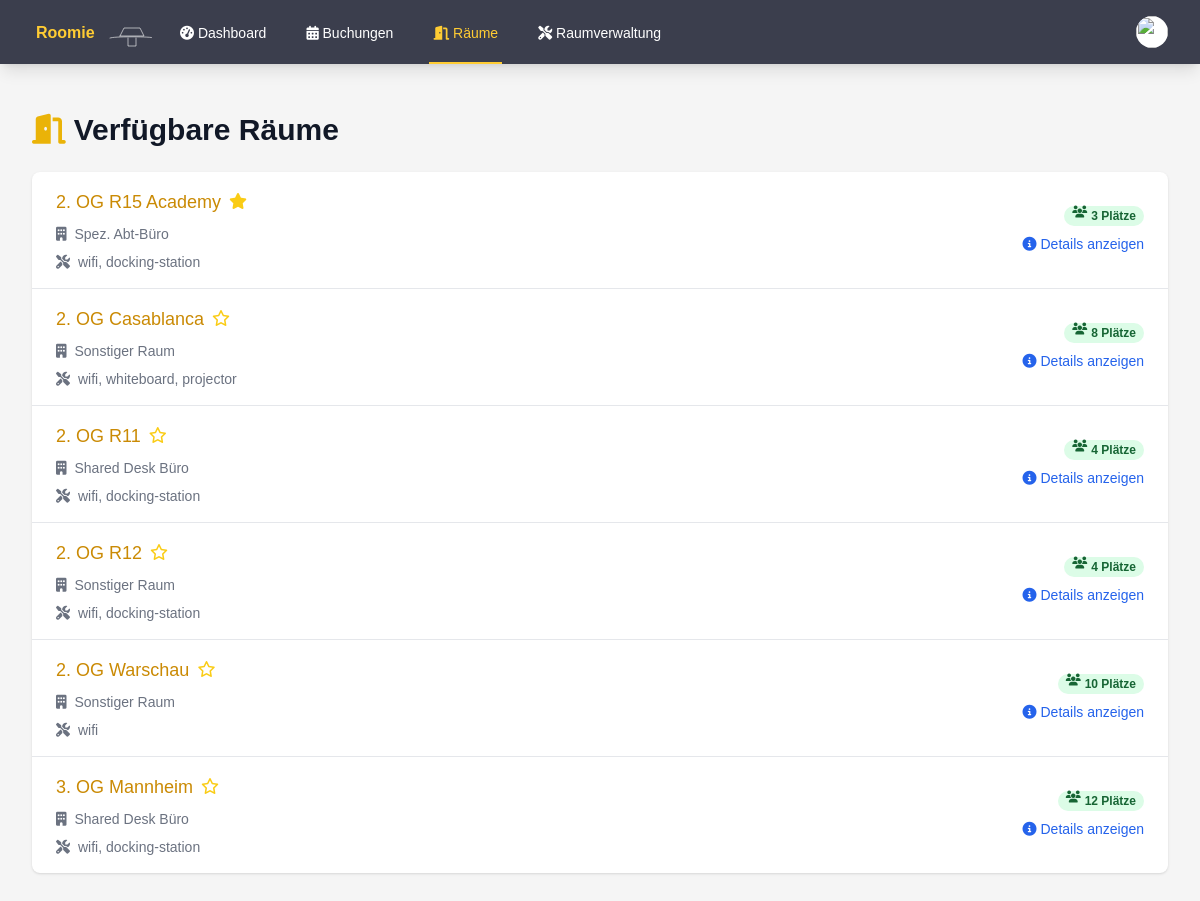
The app's page /rooms.php (signed in), older data.
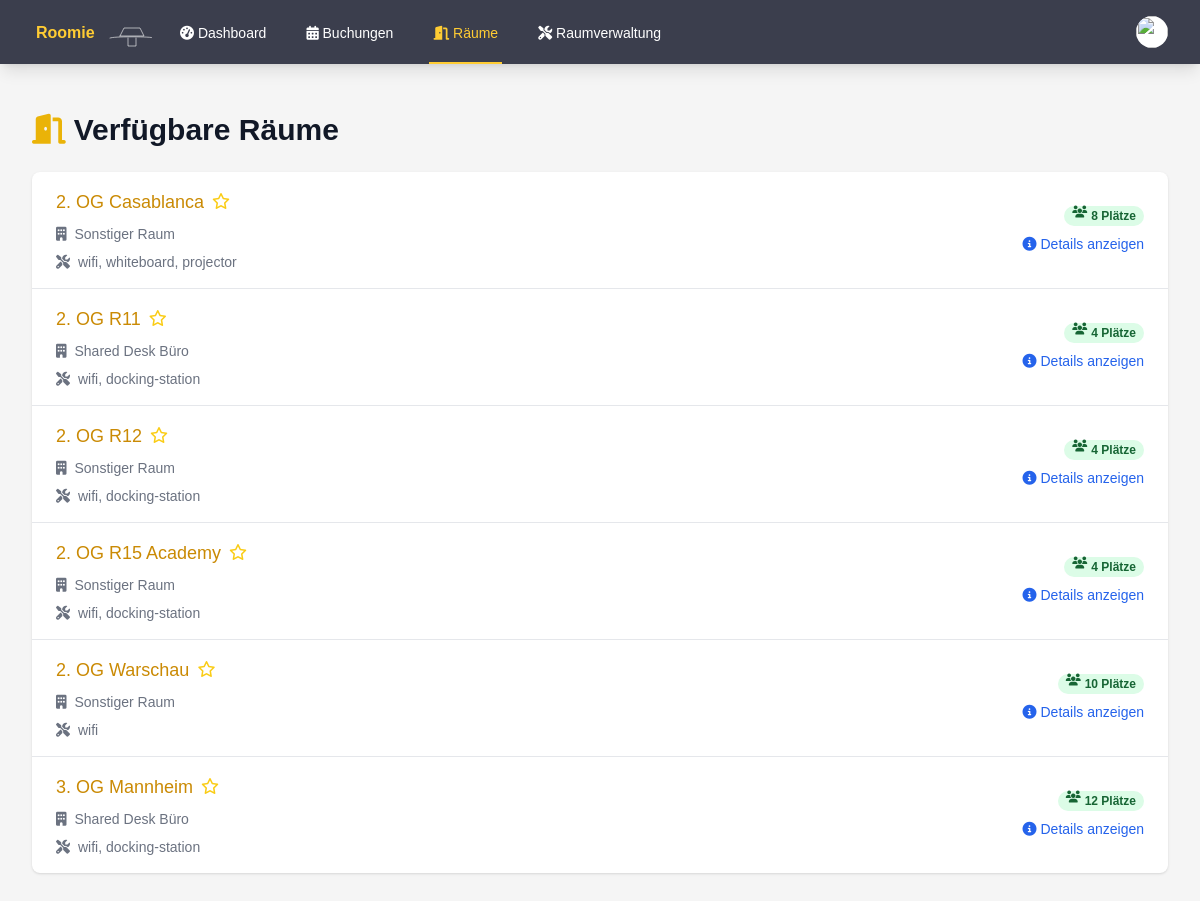
The same page, newer data.
### tables this page shows
CREATE TABLE rooms (
        id INTEGER PRIMARY KEY AUTOINCREMENT,
        name TEXT NOT NULL,
        type TEXT NOT NULL,
        capacity INTEGER DEFAULT 0,
        is_favorite INTEGER DEFAULT 0,
        equipment TEXT
    );

### rooms.php (the view, shortened to what the changed rows need)
<?php
try {
    $db = getDatabaseConnection();
    $stmt = $db->query('SELECT r.id, r.name, r.type, r.capacity, r.equipment, r.is_favorite
                        FROM rooms r
                        ORDER BY r.is_favorite DESC, r.name');
    $rooms = $stmt->fetchAll(PDO::FETCH_ASSOC);
} catch (PDOException $e) {
    $error = "Datenbankfehler: " . $e->getMessage();
}
function getRoomTypeName($type)
{
    switch ($type) {
        case 'shared-desk':
            return 'Shared Desk Büro';
        case 'spez-abt-buro':
            return 'Spez. Abt-Büro';
        default:
            return 'Sonstiger Raum';
    }
}
?>
<!DOCTYPE html>
<html lang="de">
<head>
    <script src="https://cdn.tailwindcss.com"></script>
    <link rel="stylesheet" href="https://cdnjs.cloudflare.com/ajax/libs/font-awesome/6.4.0/css/all.min.css">
    <link rel="stylesheet" href="styles.css">
</head>
<body class="bg-custom-background">
    <div class="max-w-7xl mx-auto py-6 sm:px-6 lg:px-8">
        <div class="px-4 py-6 sm:px-0">
            <h1 class="text-3xl font-bold text-gray-900 mb-6">
                <i class="fas fa-door-open text-yellow-500 mr-2"></i>Verfügbare Räume
            </h1>
            <div class="bg-white shadow overflow-hidden sm:rounded-lg">
                <ul class="divide-y divide-gray-200">
                    <?php foreach ($rooms as $room) : ?>
                        <li class="hover:bg-gray-50 transition duration-150 ease-in-out">
                            <div class="px-4 py-4 sm:px-6 flex justify-between items-center">
                                <div class="flex-1 min-w-0">
                                    <div class="flex items-center">
                                        <a href="room_details.php?id=<?php echo $room['id']; ?>" class="text-lg font-medium text-yellow-600 truncate hover:underline">
                                            <?php echo htmlspecialchars($room['name']); ?>
                                        </a>
                                        <form method="POST" action="rooms.php" class="ml-2">
                                            <button type="submit" class="focus:outline-none">
                                                <i class="<?php echo $room['is_favorite'] ? 'fas' : 'far'; ?> fa-star text-yellow-400 hover:text-yellow-500 transition duration-150 ease-in-out"></i>
                                            </button>
                                        </form>
                                    </div>
                                    <div class="mt-2 flex items-center text-sm text-gray-500">
                                        <i class="fas fa-building mr-2"></i>
                                        <?php echo htmlspecialchars(getRoomTypeName($room['type'])); ?>
                                    </div>
                                    <div class="mt-2 flex items-center text-sm text-gray-500">
                                        <i class="fas fa-tools mr-2"></i>
                                        <?php echo htmlspecialchars(implode(', ', json_decode($room['equipment'], true) ?? [])); ?>
                                    </div>
                                </div>
                                <div class="ml-4 flex-shrink-0 flex flex-col items-end">
                                    <span class="px-2 inline-flex text-xs leading-5 font-semibold rounded-full bg-green-100 text-green-800">
                                        <i class="fas fa-users mr-1"></i><?php echo $room['capacity']; ?> Plätze
                                    </span>
                                    <a href="room_details.php?id=<?php echo $room['id']; ?>" class="mt-2 text-blue-600 hover:text-blue-800 text-sm font-medium">
                                        <i class="fas fa-info-circle mr-1"></i>Details anzeigen
                                    </a>
                                </div>
                            </div>
                        </li>
                    <?php endforeach; ?>
                </ul>
            </div>
        </div>
    </div>
</body>
</html>

Row changes from the older to the newer data that the page shows:
changed rooms "2. OG R15 Academy": is_favorite 1 → 0 (drawn); type "Spez. Abt-Büro" → "Sonstiger Raum"; capacity "3" → "4"; moves down the list
